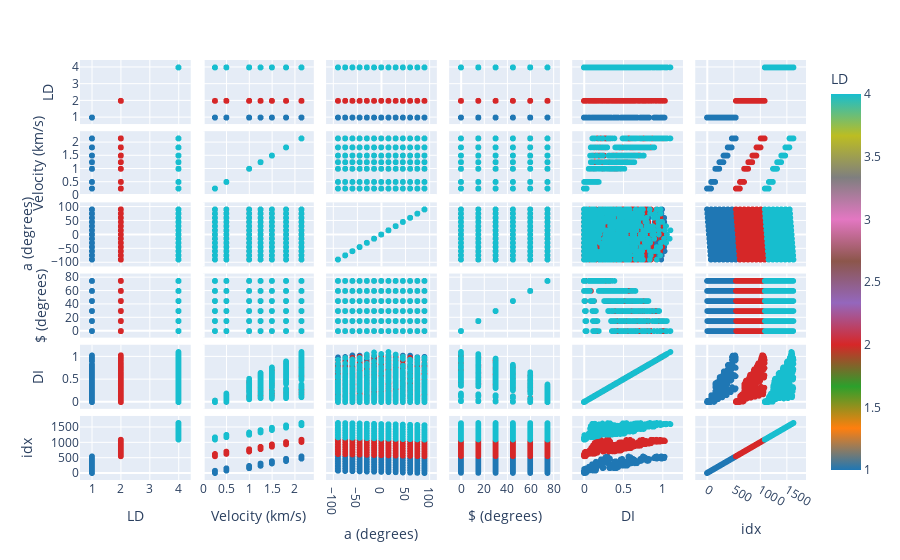

This figure's notebook cell:
### Code cell
fig = px.scatter_matrix(data, color='LD', color_continuous_scale=px.colors.qualitative.D3)
fig.show()

### Figure 1 — Plotly figure (JSON) as saved in the notebook; plotly's stock layout.template omitted (floating-point values rounded to 4 significant figures; data arrays with more than 128 entries replaced by an {"elided": "..."} marker saying what was removed)
{"data": [{"dimensions": [{"axis": {"matches": true}, "label": "LD", "values": {"elided": "1635 int values"}}, {"axis": {"matches": true}, "label": "Velocity (km/s)", "values": {"elided": "1635 float values"}}, {"axis": {"matches": true}, "label": "a (degrees)", "values": {"elided": "1635 int values"}}, {"axis": {"matches": true}, "label": "$ (degrees)", "values": {"elided": "1635 int values"}}, {"axis": {"matches": true}, "label": "DI", "values": {"elided": "1635 float values"}}, {"axis": {"matches": true}, "label": "idx", "values": {"elided": "1635 int values"}}], "hovertemplate": "%{xaxis.title.text}=%{x}<br>%{yaxis.title.text}=%{y}<br>LD=%{marker.color}<extra></extra>", "legendgroup": "", "marker": {"color": {"elided": "1635 int values"}, "coloraxis": "coloraxis", "symbol": "circle"}, "name": "", "showlegend": false, "type": "splom"}], "layout": {"coloraxis": {"colorbar": {"title": {"text": "LD"}}, "colorscale": [[0, "#1F77B4"], [0.1111, "#FF7F0E"], [0.2222, "#2CA02C"], [0.3333, "#D62728"], [0.4444, "#9467BD"], [0.5556, "#8C564B"], [0.6667, "#E377C2"], [0.7778, "#7F7F7F"], [0.8889, "#BCBD22"], [1, "#17BECF"]]}, "dragmode": "select", "legend": {"tracegroupgap": 0}, "margin": {"t": 60}}}
